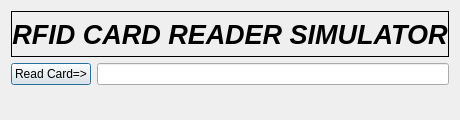
<?xml version="1.0" encoding="UTF-8"?>
<ui version="4.0">
 <class>rfidCardReader</class>
 <widget class="QDialog" name="rfidCardReader">
  <property name="geometry">
   <rect>
    <x>0</x>
    <y>0</y>
    <width>382</width>
    <height>120</height>
   </rect>
  </property>
  <property name="windowTitle">
   <string>Dialog</string>
  </property>
  <layout class="QHBoxLayout" name="horizontalLayout">
   <item>
    <layout class="QVBoxLayout" name="verticalLayout">
     <item>
      <widget class="QLabel" name="label">
       <property name="font">
        <font>
         <pointsize>20</pointsize>
         <italic>true</italic>
         <bold>true</bold>
        </font>
       </property>
       <property name="frameShape">
        <enum>QFrame::Box</enum>
       </property>
       <property name="text">
        <string>RFID CARD READER SIMULATOR</string>
       </property>
       <property name="alignment">
        <set>Qt::AlignCenter</set>
       </property>
      </widget>
     </item>
     <item>
      <layout class="QFormLayout" name="formLayout">
       <item row="0" column="0">
        <widget class="QPushButton" name="pushButton">
         <property name="text">
          <string>Read Card=&gt;</string>
         </property>
        </widget>
       </item>
       <item row="0" column="1">
        <widget class="QLineEdit" name="lineEdit"/>
       </item>
      </layout>
     </item>
    </layout>
   </item>
  </layout>
 </widget>
 <resources/>
 <connections/>
</ui>
